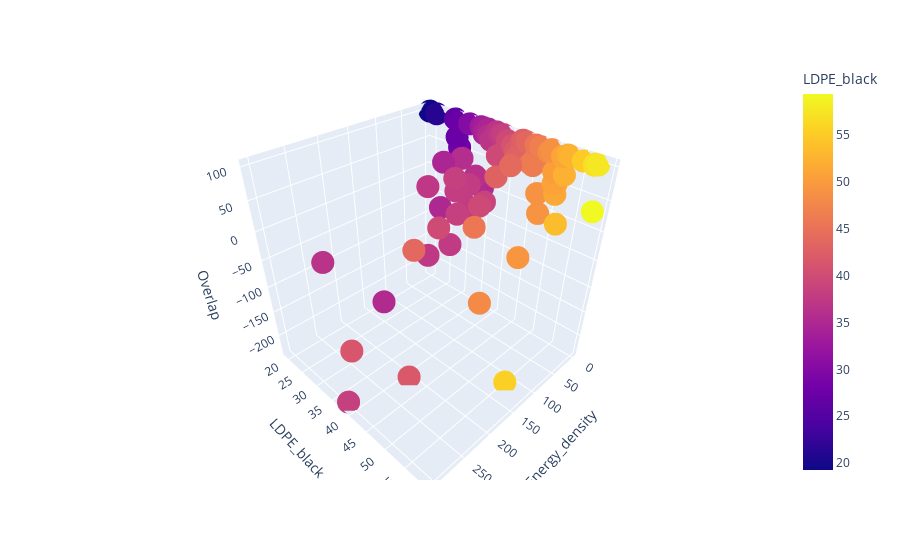

The code cell stored with this chart in its notebook:
### Code cell
fig = px.scatter_3d(df, x='Energy_density', y='LDPE_black', z='Overlap',
              color='LDPE_black')
fig.show()
